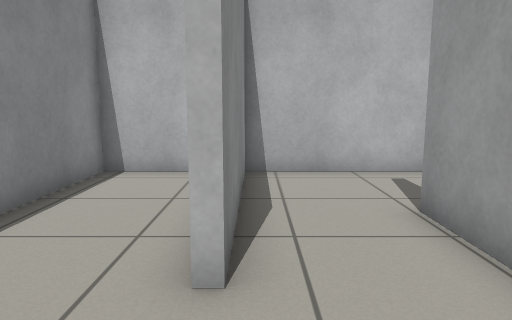
[1] (above)

12 first-person views from a walk through a Gazebo world. The camera is 0.81 m above the floor, tilts 8° down and sees 70° across. The floor is counted in squares, 0.5 m on a side. Each view is taken from the middle of a square. On the plan, view 1 faces up. The plan holds only what a view shows up to about 17 squares ahead; the rest is blank.

[2]
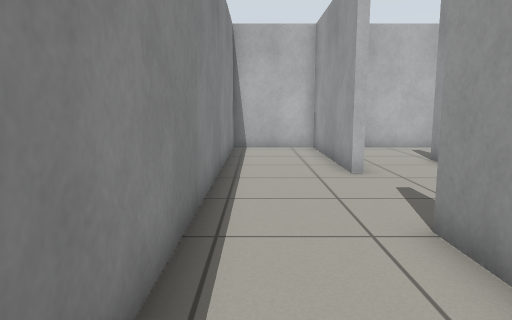

[3]
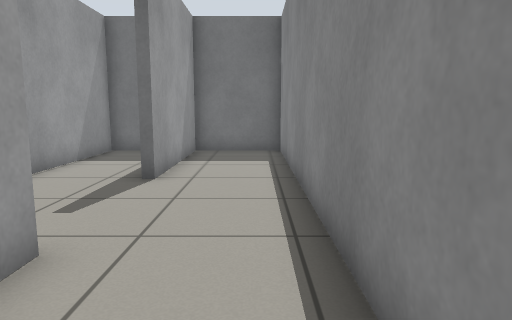

[4]
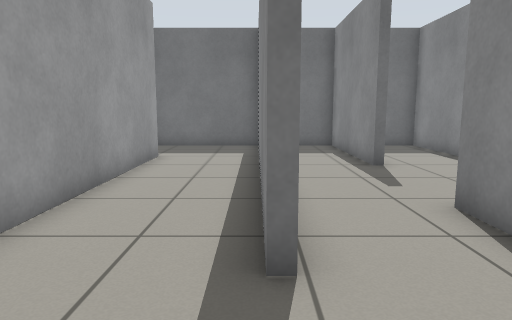

[5]
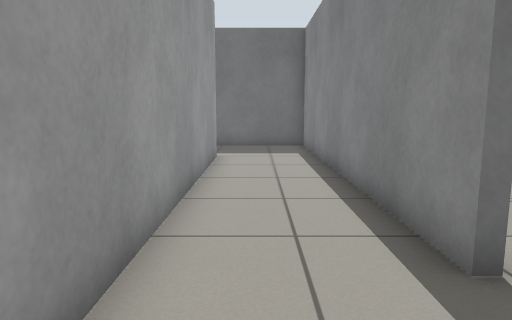

[6]
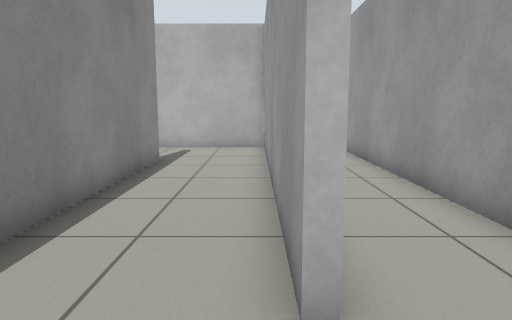

[7]
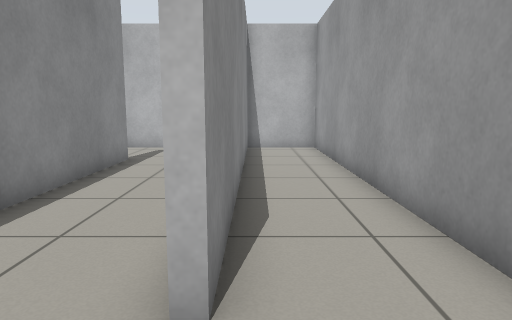

[8]
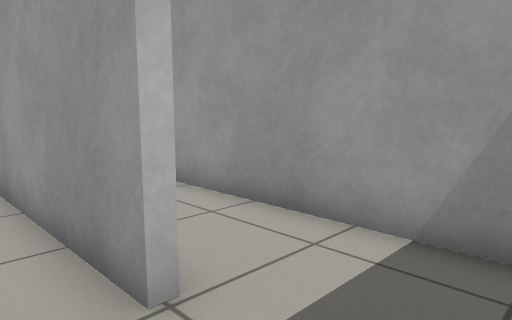

[9]
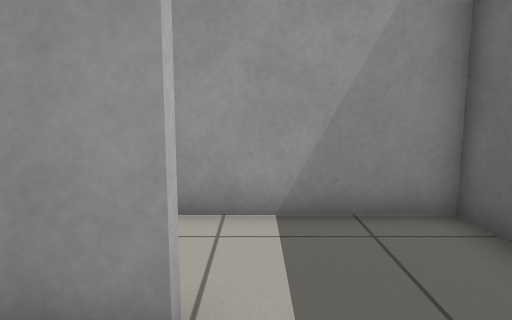

[10]
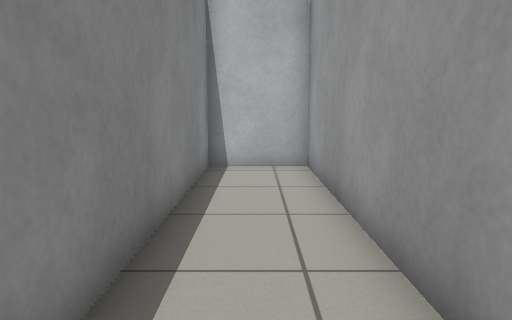

[11]
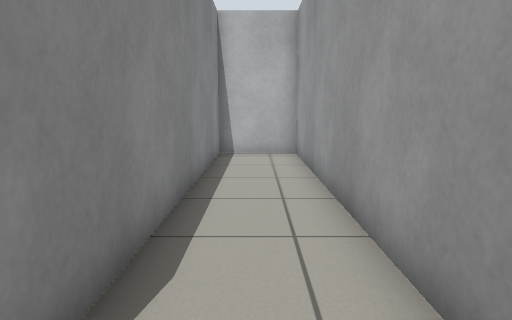

[12]
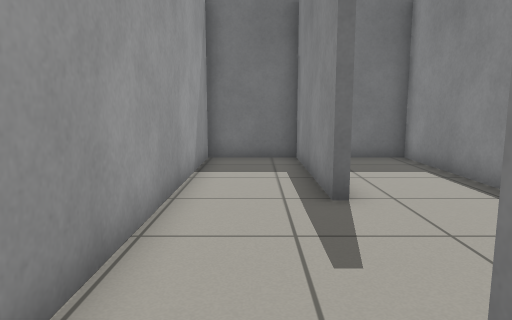

### Floor plan
Points are (right, up) in squares from view 1. A wall is a line through its corners. A room is listed if a view was taken in it or the views show most of it. See-through windows are left out.
Room 1 (views 1, 2, 3)
walls: (-0.6, 3) (-0.6, 9.3) (-3.9, 9.3) (-3.9, -7.1) (-0.6, -7.1) (-0.6, -1.3) (-0.3, -1.3) (-0.3, -7.1) (2.6, -7.1) (2.6, 3.6)
ways out: opening at (1.5, 4.5) to room 2
Room 2 (views 4, 5, 6, 8, 9, 12)
walls: (2.6, 3.6) (2.6, 5.6) (2.9, 5.6) (2.9, -7.1) (6.6, -7.1); (6.6, -3.4) (6.3, -3.4) (6.3, 9.3) (-0.4, 9.3); (-0.3, 9) (-0.3, 3)
ways out: opening at (1.5, 4.5) to room 1; opening at (7, -5) to room 3
Room 3 (views 7, 10, 11)
walls: (6.6, -7.1) (9.5, -7.1) (9.5, 9.3) (6.6, 9.3) (6.6, -3.4)
ways out: opening at (7, -5) to room 2

Where each view was taken, in squares from view 1:
view 1: 0 up, 0 right, facing up
view 2: 6 down, 3 left, facing up
view 3: 7 up, 3 left, facing down
view 4: 9 up, 3 right, facing down
view 5: 9 up, 5 right, facing down
view 6: 6 down, 6 right, facing up
view 7: 6 down, 7 right, facing up
view 8: 6 down, 5 right, facing up-right
view 9: 4 down, 4 right, facing right
view 10: 1 down, 8 right, facing up
view 11: 4 down, 8 right, facing up
view 12: 5 up, 1 right, facing down
